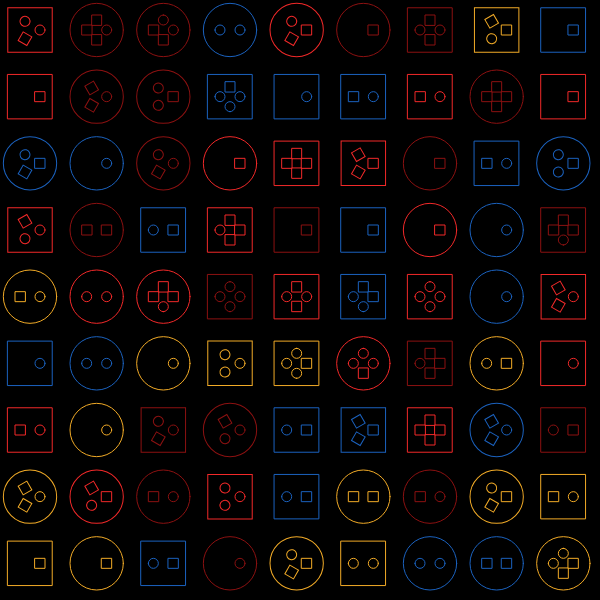
Frame 1 (no input)
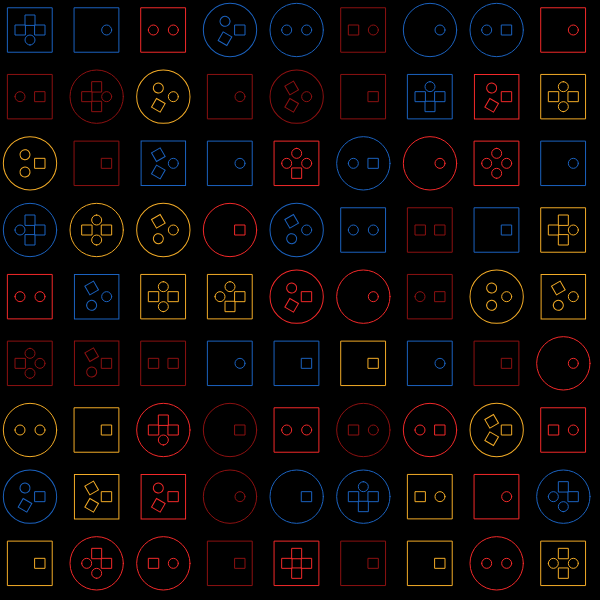
Frame 2 (the mouse pressed at the canvas centre, redrawn once)

The p5.js sketch that drew these frames (run headless with seeded random() and noise() and a simulated clock; the mouse was pressed at the canvas centre and the sketch redrawn once):

// p5.js sketch
// ── sketch.js
let size = 80;
let cells = [];
let palette = [];

function setup() {
  createCanvas(600, 600);
  angleMode(DEGREES)
  rectMode(CENTER)
  palette = [
    color(242, 41, 41),
    color(140, 17, 17),
    color(242, 171, 39),
    color(27, 98, 191)
  ]
}

function draw() {
  background(0);
  noFill();
  stroke(255)
  for(let i = 0; i < 10; i++){
    for(let j = 0; j < 10; j++){
    cells[i] = new ShapeOutline();
    cells[i].show(30+size/1.2 * i,30+j*size/1.2)
      
    }
  }

setInterval(resetSketch, 1000)
  
noLoop();
}

function resetSketch(){
  background(0)
   for(let i = 0; i < 10; i++){
    for(let j = 0; j < 10; j++){
    cells[i] = new ShapeOutline();
    cells[i].show(30+size/1.2 * i,30+j*size/1.2)
      
    }
  }
}

// ── helpers.js
function randomSelectTwo(){
  let rando = random(1)
   
  if(rando > 0.5){
   return true;
  }else{
    return false;
  }
}

function randomSelectFive(){
  let rando = random(1)
   
  if(rando < 0.2){
   return 1;
  }else if (rando > 0.2 && rando < 0.4){
    return 2;
  }else if (rando > 0.4 && rando < 0.6){
    return 3;
  }else if (rando > 0.6 && rando < 0.8){
    return 4;
  }else if (rando > 0.8){
    return 5;
  }
}

function getRandomFromPalette(){
  let rando2 = floor(random(0, palette.length))
  return palette[rando2]
}

// ── layers.js
class FilledCircle{
  constructor(){
    this.shapeSize = size / random(8,12)
    this.numShapes = floor(random(1, 2));
    this.position = (size / random(14)) - (this.shapeSize / 2)
    this.angle = 360 / this.shapeSize;
  }
  show(){
    fill(255)
    push()
    translate(width/2,height/2)
    for(let i = 0; i < this.numShapes; i++){
      if(randomSelectTwo()){
    ellipse(0,this.position,this.shapeSize)
      rotate(this.angle)
      }else{
         rect(0,this.position,this.shapeSize)
      }
      rotate(this.angle)
    }
    pop()
    
  }
}

class ShapeOutline {
  constructor() {
    this.shapeSize = size / 8;
     this.numShapes = floor(random(1, 5));
 
    this.position = (size / 4) - (this.shapeSize)
    this.angle = 360 / this.numShapes;
    this.strokeColor = getRandomFromPalette();
  }
  show(x,y) {
    noFill();
    stroke(this.strokeColor)
    push()
    translate(x,y)
    for (let i = 0; i < this.numShapes; i++) {
      if(randomSelectTwo()){
      ellipse(this.position, 0, this.shapeSize)
      }else{
        rect(this.position, 0, this.shapeSize)
      }
      rotate(this.angle)
    }
     if(randomSelectTwo()){
    ellipse(0, 0, size/1.5)
  }else{
    rect(0,0,size/1.8)
  }

    pop()
  }
}
